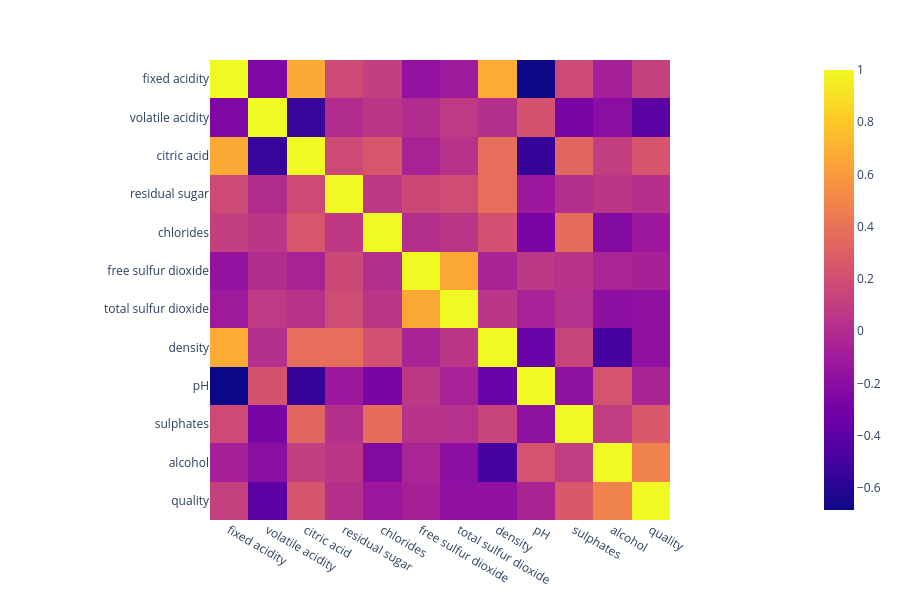

The code cell stored with this chart in its notebook:
### Code cell
# macierz korelacji cech
fig = px.imshow(df.corr())
fig.update_layout(height=600)
fig.show()

### Figure 1 — Plotly figure (JSON) as saved in the notebook; plotly's stock layout.template omitted (floating-point values rounded to 4 significant figures; data arrays with more than 128 entries replaced by an {"elided": "..."} marker saying what was removed)
{"data": [{"coloraxis": "coloraxis", "hovertemplate": "x: %{x}<br>y: %{y}<br>color: %{z}<extra></extra>", "name": "0", "type": "heatmap", "x": ["fixed acidity", "volatile acidity", "citric acid", "residual sugar", "chlorides", "free sulfur dioxide", "total sulfur dioxide", "density", "pH", "sulphates", "alcohol", "quality"], "xaxis": "x", "y": ["fixed acidity", "volatile acidity", "citric acid", "residual sugar", "chlorides", "free sulfur dioxide", "total sulfur dioxide", "density", "pH", "sulphates", "alcohol", "quality"], "yaxis": "y", "z": {"elided": "12x12 float values"}}], "layout": {"coloraxis": {"colorscale": [[0, "#0d0887"], [0.1111, "#46039f"], [0.2222, "#7201a8"], [0.3333, "#9c179e"], [0.4444, "#bd3786"], [0.5556, "#d8576b"], [0.6667, "#ed7953"], [0.7778, "#fb9f3a"], [0.8889, "#fdca26"], [1, "#f0f921"]]}, "height": 600, "margin": {"t": 60}, "xaxis": {"anchor": "y", "constrain": "domain", "domain": [0, 1], "scaleanchor": "y"}, "yaxis": {"anchor": "x", "autorange": "reversed", "constrain": "domain", "domain": [0, 1]}}}
